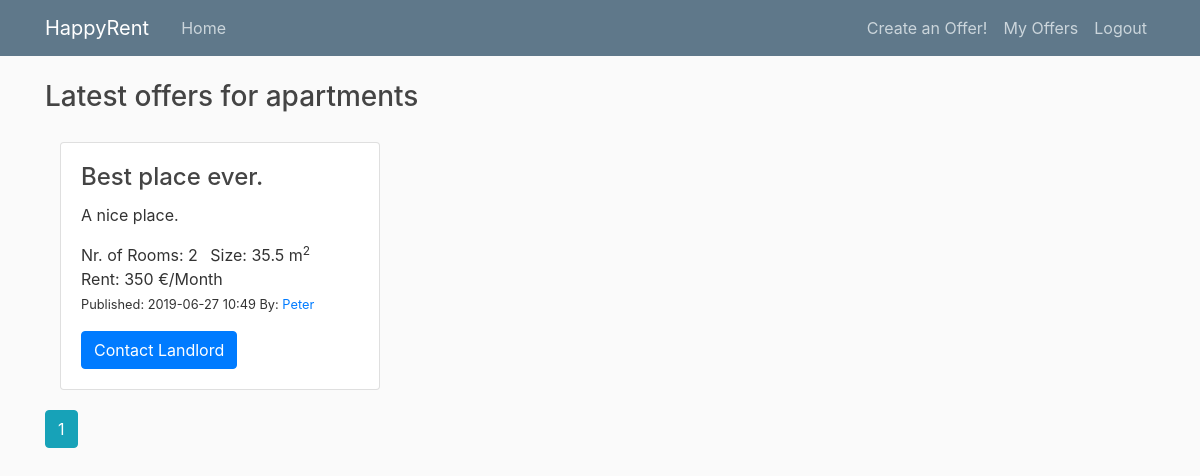
Screenshot of /apartments (signed in) with the database file from the repository.
### property_project/db_models.py (models this page shows, shortened)
class PropertyItem(db.Model):
    __tablename__ = 'property_item'
    id = db.Column(db.Integer, primary_key=True)
    title = db.Column(db.String(100), nullable=False,
                      default="Best place ever.")
    date_posted = db.Column(db.DateTime, nullable=False,
                            default=datetime.datetime.utcnow)
    description = db.Column(db.String(250), default="A nice place.")
    rent = db.Column(db.Integer)  # (db.Numeric(6,2))
    rooms = db.Column(db.Integer, default=1)  # default=set_default_rooms
    size = db.Column(db.Integer)  # (db.Numeric(6,1))
    property_id = db.Column(db.Integer, ForeignKey('property_type.id'))
    property_type = db.relationship('PropertyType')
    user_id = db.Column(db.Integer, db.ForeignKey('user.id'), nullable=False)

class User(db.Model, UserMixin):
    __tablename__ = 'user'
    id = db.Column(db.Integer, primary_key=True)
    username = db.Column(db.String(20), unique=True, nullable=False)
    properties = db.relationship('PropertyItem', backref='author', lazy=True)

### property_project/routes.py (the view)
@app.route("/apartments")
def show_apartments():
    page = request.args.get('page', 1, type=int)  # starting page
    apartments = PropertyItem.query\
        .join(PropertyItem.property_type, aliased=True)\
        .filter_by(type='apartment')\
        .order_by(PropertyItem.date_posted.desc())\
        .paginate(page=page, per_page=2)
    return render_template('apartments.html', apartments=apartments)

### property_project/routes.py (called while the page is built)
@login_manager.user_loader
def load_user(user_id):
    return User.query.get(int(user_id))

### property_project/templates/apartments.html
{% extends "layout.html" %}
{% block content %}
<h3>Latest offers for apartments</h3>
<div class="gap-20"></div>
<div class="card-deck-wrapper">
    <div class="card-deck">
        <div class="col-md-6">
            {% for apartment in apartments.items %}
            <div class="card">
                <div class="card-body">
                    <h4 class="card-title">{{ apartment.title }}</h4>
                    <p class="card-text">{{ apartment.description }}</p>
                    <ul class="list-inline">
                        <li class="list-inline-item">Nr. of Rooms: {{ apartment.rooms }} </li>
                        <li class="list-inline-item">Size: {{ apartment.size }} m<sup>2</sup></li>
                        <li class="list-inline-item">Rent: {{ apartment.rent }} €/Month</li>
                        <small>
                            <li class="list-inline-item">Published: {{ apartment.date_posted.strftime('%Y-%m-%d %H:%M') }} </li>
                        </small>
                        <small>
                            <li class="list-inline-item">By:
                                <a class="mr-2" href="{{ url_for('user_items', username=apartment.author.username) }}">
                                    {{ apartment.author.username }}
                                </a>
                            </li>
                        </small>
                    </ul>
                    <a href="#" class="btn btn-primary stretched-link">Contact Landlord</a>
                </div>
            </div>
            <div class="gap-20"></div>
            {% endfor %}
            {% for page_num in apartments.iter_pages(left_edge=1, right_edge=1, left_current=1, right_current=2) %}
                {% if page_num %}
                    {% if apartments.page == page_num %}
                        <a class="btn btn-info mb-4" href="{{ url_for('show_apartments', page=page_num) }}">{{ page_num }}</a>
                    {% else %}
                        <a class="btn btn-outline-info mb-4" href="{{ url_for('show_apartments', page=page_num) }}">{{ page_num }}</a>
                    {% endif %}
                {% else %}
                ...
                {% endif %}
            {% endfor %}
        </div>
    </div>
</div>
{% endblock content %}

### property_project/static/main.css (style rules this page uses)
body { background: #fafafa; color: #333333; margin-top: 5rem; }
h1, h2, h3, h4, h5, h6 { color: #444444; }
.gap-20 { width:100%; height:20px; }

### rows the page displays
PropertyItem: title "Best place ever.", description "A nice place.", rooms "2", size "35.5", rent "350", date_posted "2019-06-27 10:49", author.username "Peter"

### other values shown
{{ page_num }} "1"
